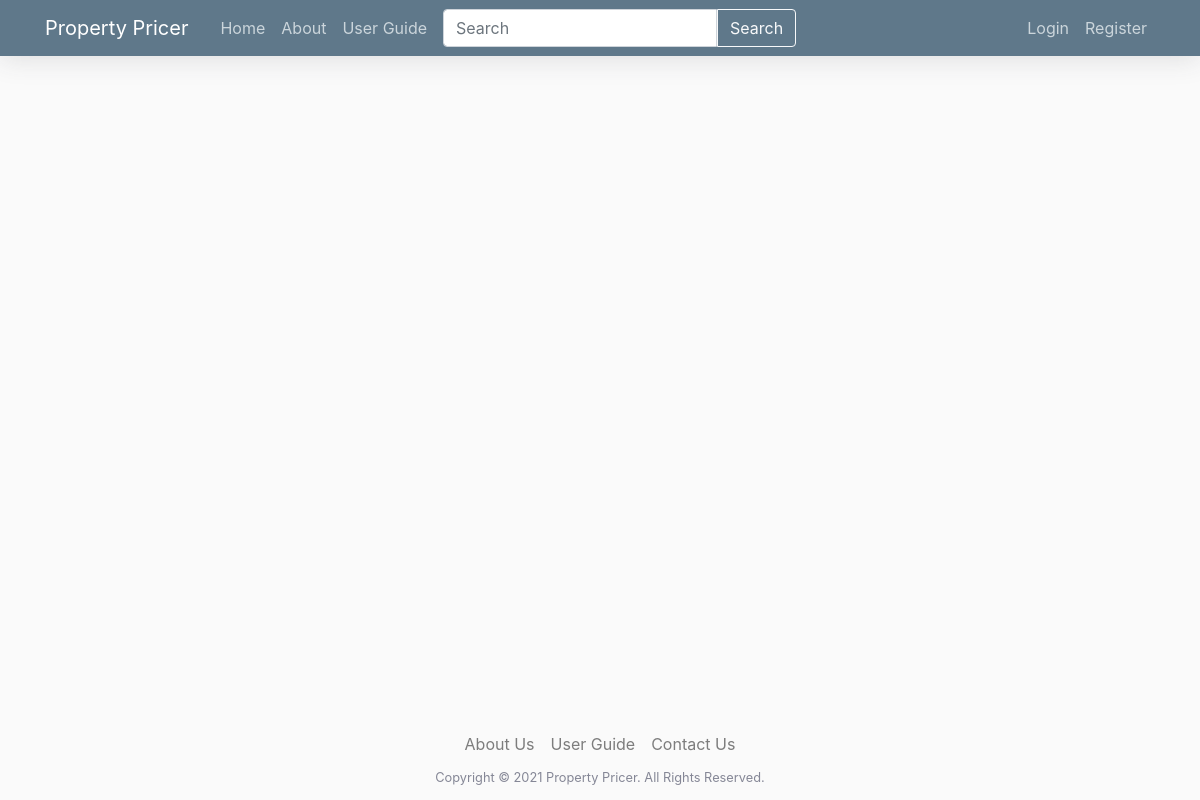
Page /post/kevin123 on the earlier database version.
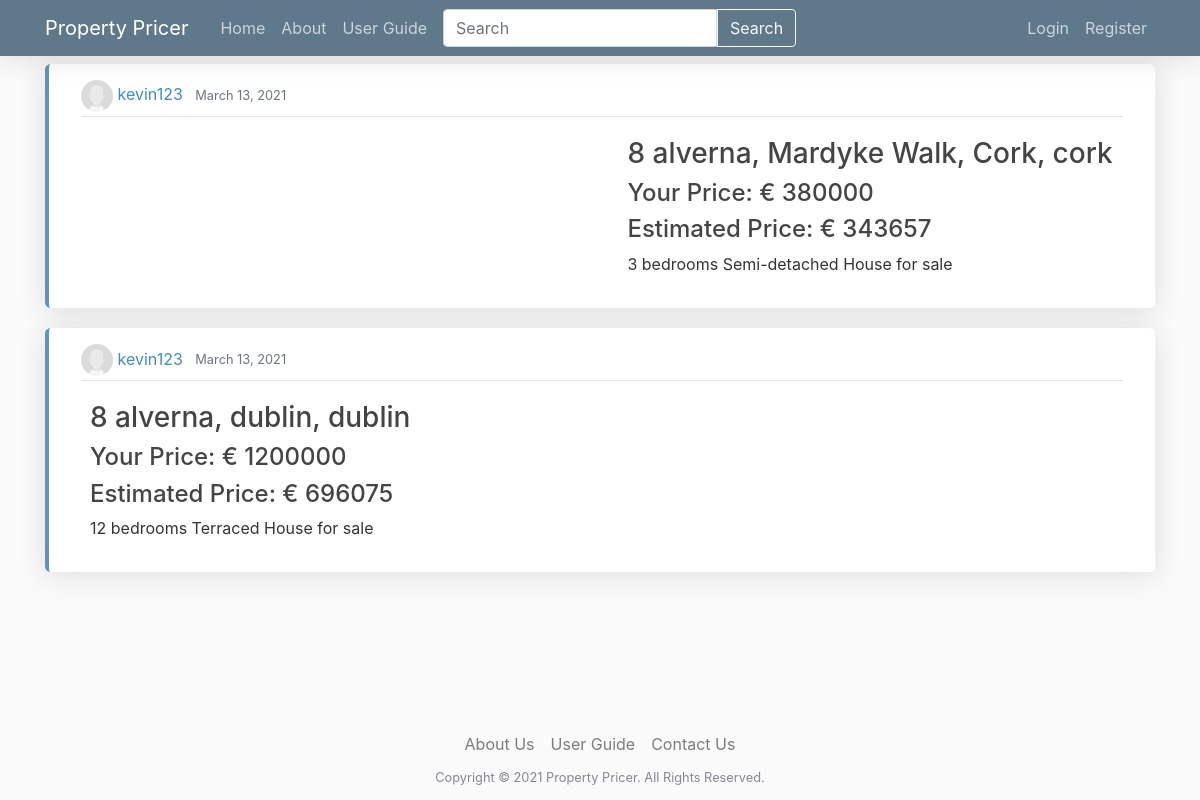
Same page on the later database version.
### webpages/models.py (models this page shows, shortened)
class Post(models.Model):
    property_description = models.TextField(null=True, blank=True)
    address_line_1 = models.CharField(max_length=255)
    address_line_2 = models.CharField(max_length=255, null=True, blank=True)
    city = models.CharField(max_length=128, default='')
    county = models.CharField(max_length=128, default='')
    floor_plan = models.ImageField(upload_to="floor_plan", null=True, blank=True)
    property_type = models.CharField(max_length=128, default='',
                                     choices=PROPERTY_TYPE_CHOICES)
    number_of_bedrooms = models.PositiveIntegerField()
    number_of_bathrooms = models.PositiveIntegerField()
    energy_rating = models.CharField(max_length=128, default='',
                                     choices=ENERGY_RATING_CHOICES)
    size = models.PositiveIntegerField()
    date_posted = models.DateField(default=timezone.now)
    author = models.ForeignKey(User, related_name="user_posts", on_delete=models.CASCADE)
    price = models.PositiveIntegerField(null=True, blank=True, editable=True)
    estimated_price = models.PositiveIntegerField(null=False, blank=True, editable=False)
    __original_price = None
    """
        this method return a string to redirect the user after posting to that post by returning post details the
        primary key of the newly created post
    """
    """
        overwriting the django save method
        by passing in the estimated price into the price before it is saved
    """
    def save(self, force_insert=False, force_update=False, *args, **kwargs):
        estimated_price = price_pridiction_model(
            self.number_of_bedrooms,
            self.number_of_bathrooms,
            self.size,
            int(property_type_dict[self.property_type]),
            int(energy_rating_dict[self.energy_rating])
        )
        self.estimated_price = estimated_price
        super().save(force_insert, force_update, *args, **kwargs)

### userpages/models.py (models this page shows, shortened)
class Profile(models.Model):
    user = models.OneToOneField(User, on_delete=models.CASCADE)
    image = models.ImageField(default='default.jpg', upload_to='profile_pics')

### webpages/views.py (the view)
# urls.py: path('post/<str:username>', UserPostListView.as_view(), name='user-posts'),
class UserPostListView(ListView):
    model = Post
    template_name = 'webpages/user_posts.html'
    context_object_name = 'posts'
    paginate_by = 5
    def get_queryset(self):
        user = get_object_or_404(User, username=self.kwargs.get('username'))
        return Post.objects.filter(author=user).order_by('-date_posted')

### templates/webpages/user_posts.html (shortened to what this page needs)
{% extends "base.html" %}
{% block content %}
    <h1 class="mb-3"> Posts by {{ view.kwargs.username }} ({{ page_obj.paginator.count}})</h1>
    {% for post in posts %}
        {% include 'webpages/short_post.html' %}
    {% endfor %}
{% endblock content %}

### templates/webpages/short_post.html (shortened to what this page needs)
<article class="media content-section">
    <div class="media-body w-50">
        <div class="article-metadata">
            <img class="rounded-circle article-img" src="{{ post.author.profile.image.url }}">
            <a class="mr-2" href="{% url 'profile-page' post.author.username %}">{{ post.author }}</a>
            <small class="text-muted">{{ post.date_posted }}</small>
        </div>
        <div class="row">
            {% if post.post_images.all %}
            <div class="short-slider">
            </div>
            {% endif %}
            {% if post.post_images.all %}
                <div class="mx-auto my-auto">
            {% else %}
                <div class="mx-4">
            {% endif %}
                {% if object.address_line_2 %}
                    <h3 class="article-title mt-3"><a class="article-title" href="{% url 'post-detail' post.id %}">{{ object.address_line_1 }}, {{ post.address_line_2 }}, {{ post.city }}, {{ post.county }}</a></h3>
                {% else %}
                    <h3 class="article-title mt-3"><a class="article-title" href="{% url 'post-detail' post.id %}">{{ post.address_line_1 }}, {{ post.city }}, {{ post.county }}</a></h3>
                {% endif %}
                {% if post.price %}
                    <h4>Your Price:  € {{ post.price }}</h4>
                    <h4>Estimated Price: € {{ post.estimated_price }}</h4>
                {% else %}
                    <h4>Your Price: POA</h4>
                    <h4>Estimated Price: € {{ post.estimated_price }}</h4>
                {% endif %}
                <p>{{ post.number_of_bedrooms }} bedrooms {{ post.property_type }} for sale</p>
            </div>
        </div>
    </div>
</article>

Differences in the rows shown:
added Post: author.profile.image (placeholder picture), author "kevin123", date_posted "March 13, 2021", address_line_1 "8 alverna, Mardyke Walk", city "Cork", county "cork", price "380000", estimated_price "343657", number_of_bedrooms "3", property_type "Semi-detached House"
added Post: author.profile.image (placeholder picture), author "kevin123", date_posted "March 13, 2021", address_line_1 "8 alverna", city "dublin", county "dublin", price "1200000", estimated_price "696075", number_of_bedrooms "12", property_type "Terraced House"
